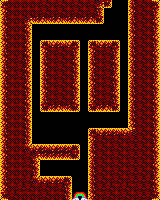

A 2D game scene composited from a Tiled map and its tileset images. What follows is a short description and the map's XML, with every tile layer's data as written:
An orthogonal 20x25 tile map with 8x8 px tiles, 1 tile layer (Capa de patrones 1).

<map version="1.5" tiledversion="1.7.2" orientation="orthogonal" renderorder="right-down" width="20" height="25" tilewidth="8" tileheight="8" infinite="0" nextlayerid="2" nextobjectid="1">
 <tileset firstgid="1" source="tileset_02.tsx" />
 <layer id="1" name="Capa de patrones 1" width="20" height="25">
  <data encoding="csv">
11,18,18,18,18,19,18,19,18,19,18,19,23,14,1,1,6,19,18,12,
5,18,18,18,18,19,18,19,18,19,18,19,4,1,1,1,5,19,18,4,
6,18,18,23,7,8,7,8,7,8,7,8,14,1,1,1,6,19,18,3,
5,18,18,3,1,1,1,1,1,1,1,1,1,1,1,1,6,19,18,4,
6,18,18,4,1,1,1,1,1,1,1,1,1,1,1,1,5,19,18,3,
5,18,18,3,1,11,24,2,24,12,1,11,24,2,12,1,6,19,18,4,
6,18,18,3,1,5,18,19,18,4,1,5,18,19,4,1,6,19,18,3,
5,18,19,4,1,6,18,19,18,3,1,6,18,19,3,1,5,19,18,4,
6,18,19,3,1,5,18,19,18,4,1,5,18,19,4,1,6,19,18,3,
5,18,19,4,1,6,18,19,18,4,1,6,18,19,3,1,5,19,18,4,
6,18,18,3,1,6,18,19,18,3,1,5,18,19,4,1,6,19,18,3,
5,18,18,4,1,5,18,19,18,4,1,6,18,19,3,1,6,19,18,4,
6,18,18,3,1,6,18,19,18,3,1,5,18,19,4,1,5,19,18,3,
5,18,18,4,1,13,7,8,7,14,1,13,7,8,14,1,6,19,18,4,
6,18,18,3,1,1,1,1,1,1,1,1,1,1,1,1,6,19,18,3,
5,18,18,4,1,1,1,1,1,1,1,1,1,1,1,1,5,19,18,4,
6,18,18,4,1,1,1,1,1,1,1,11,24,2,2,24,21,19,18,3,
5,18,18,4,1,1,1,1,1,1,1,5,19,18,19,18,19,19,18,4,
6,18,18,22,24,2,24,2,2,12,1,6,19,18,19,18,19,19,18,3,
5,18,18,19,23,7,7,7,7,14,1,5,19,18,19,18,19,19,18,4,
6,18,18,19,3,1,1,1,1,1,1,6,19,18,19,18,19,19,18,3,
5,18,18,18,4,1,1,1,1,1,1,6,19,18,19,18,19,19,18,4,
6,18,18,19,22,24,24,2,12,1,1,6,19,18,19,18,19,19,19,3,
5,18,19,19,18,19,18,19,4,1,1,6,19,19,18,19,18,19,19,4,
13,19,18,18,18,19,18,18,4,9,10,5,18,19,18,19,18,19,19,14
</data>
 </layer>
</map>